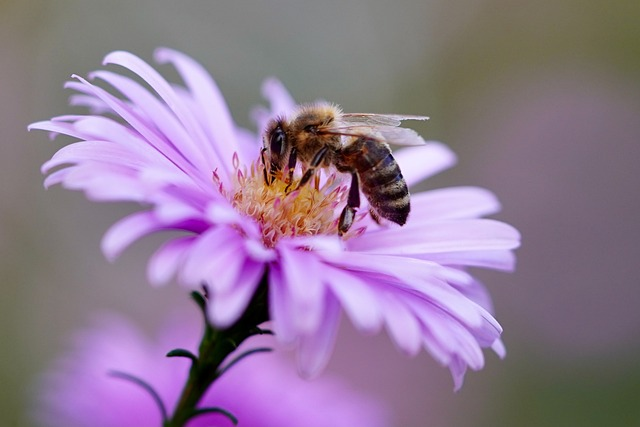
#> input picture code/computer_vision/01.OpenCV/img/bee.jpg, 640 x 427 px
$ jupyter execute 05.image_smoothing.ipynb
#> lines starting #> are read from the running program, lines starting #| are printed output that depends on the picture
- 코드 출처 : https://opencv-python.readthedocs.io/en/latest/index.html

[cell 1]
import numpy as np
import cv2

import matplotlib.pyplot as plt
plt.style.use('seaborn-v0_8-white')

# Image Smoothing (Image Blurring)

## Image Filtering

- 이미지도 음성 신호처럼 주파수로 표현할 수 있음

- 일반적으로 고주파는 밝기의 변화가 많은 곳, 즉 경계선 영역에서 나타나며, 일반적인 배경은 저주파로 나타냄

  - 이것을 바탕으로 고주파를 제거하면 Blur처리가 되며, 저주파를 제거하면 대상의 영역을 확인 가능

- Low-pass filter(LPF)와 High-pass filter(HPF)를 이용하여,
  LPF를 적용하면 노이즈제거나 blur처리를 할 수 있으며, HPF를 적용하면 경계선을 찾을 수 있음

- `cv2.filter2D()`
  - 일반적으로 많이 사용되는 필터

  - ex) $K = \frac{1}{25} \begin{vmatrix} 1 & 1 & 1 & 1 & 1 \\ 1 & 1 & 1 & 1 & 1 \\  1 & 1 & 1 & 1 & 1 \\ 1 & 1 & 1 & 1 & 1 \\ 1 & 1 & 1 & 1 & 1 \end{vmatrix}$

  <sub>[이미지 출처] https://pixabay.com/photos/bee-insect-flower-honey-bee-5618012/</sub>

[cell 2]
img = cv2.imread('./img/bee.jpg')
#> img is the input picture: shape (427, 640, 3); mean B, G, R 148.4, 123.2, 145.3

img.shape
#> Out = (427, 640, 3)

[cell 3]
img = cv2.cvtColor(img, cv2.COLOR_BGR2RGB)

[cell 4]
plt.imshow(img)
plt.show()

[cell 5]
kernel = np.ones((5, 5), np.float32) / 25

[cell 6]
kernel.shape

[cell 7]
kernel

[cell 8]
dst = cv2.filter2D(img, -1, kernel)

[cell 9]
plt.imshow(dst)
plt.show()

## Image Blurring
- low-pass filter를 이미지에 적용하여 얻을 수 있음

- 고주파영역을 제거함으로써 노이즈를 제거하거나 경계선을 흐리게 할 수 있음

- OpenCV에서 제공하는 blurring 방법
  - `Averaging`

  - `Gaussian Filtering`

  - `Median Filtering`

  - `Bilateral Filtering`

### Averaging
- Box형태의 kernel을 이미지에 적용한 후 평균값을 box의 중심점에 적용하는 형태

- `cv2.blur()` 또는 `cv2.boxFilter()`

- `cv2.blur()`
  - Parameters
    - `src` : Chennel수는 상관없으나,
        depth(Data Type)은 CV_8U, CV_16U, CV_16S, CV_32F or CV_64F.

    - `ksize` : kernel 사이즈(ex; (3,3))

  - ex)  $\ K = \frac{1}{9} \begin{vmatrix} 1 & 1 & 1 \\ 1 & 1 & 1 \\  1 & 1 & 1 \end{vmatrix}$

<br>

- 이미지의 Data Type
  - `CV_8U` : 8-bit unsigned integer: uchar ( 0..255 )

  - `CV_8S` : 8-bit signed integer: schar ( -128..127 )

  - `CV_16U` : 16-bit unsigned integer: ushort ( 0..65535 )

  - `CV_16S` : 16-bit signed integer: short ( -32768..32767 )

  - `CV_32S` : 32-bit signed integer: int ( -2147483648..2147483647 )

  - `CV_32F` : 32-bit floating-point number: float ( -FLT_MAX..FLT_MAX, INF, NAN )

  - `CV_64F` : 64-bit floating-point number: double ( -DBL_MAX..DBL_MAX, INF, NAN )

  - 일반적으로 Data Type과 채널수가 같이 표현이 되어 CV_8UC1 과 같이 표현
    (8bit unsiged integer이면서 채널이 1개)

[cell 10]
img = cv2.imread('./img/bee.jpg')

img.shape
#> Out = (427, 640, 3)

[cell 11]
img = cv2.cvtColor(img, cv2.COLOR_BGR2RGB)

[cell 12]
plt.title('Original')
plt.imshow(img)

plt.show()

[cell 13]
dst_1 = cv2.blur(img, (7, 7))
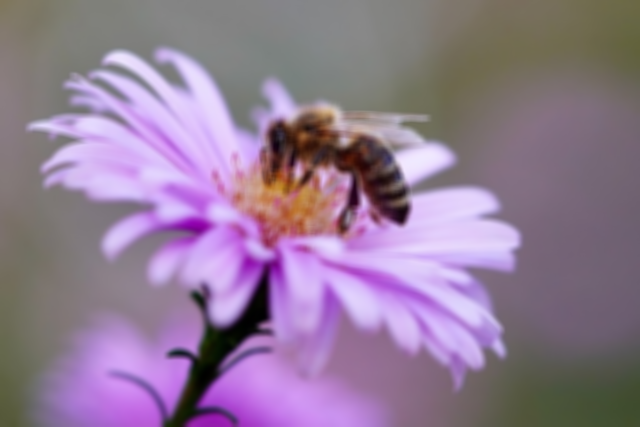
#> dst_1: shape (427, 640, 3); mean R, G, B 145.3, 123.2, 148.4

[cell 14]
plt.title('Average Blurring')
plt.imshow(dst_1)

plt.show()

### Gaussian Filtering

- box filter는 동일한 값으로 구성된 kernel을 사용하지만, Gaussian Filter는 Gaussian함수를 이용한 Kernel을 적용

  - kernel 행렬의 값을 Gaussian 함수를 통해서 수학적으로 생성하여 적용

- kernel의 사이즈는 양수이면서 홀수로 지정을 해야 됨

- 이미지의 Gaussian Noise (전체적으로 밀도가 동일한 노이즈, 백색노이즈)를 제거하는 데 가장 효과적

- `cv2.GaussianBlur()`

  - Parameters
    - `img` : Chennel수는 상관없으나, depth(Data Type)은 CV_8U, CV_16U, CV_16S, CV_32F or CV_64F

    - `ksize` : (width, height) 형태의 kernel size.
      width와 height는 서로 다를 수 있지만, 양수의 홀수로 지정해야 함

    - `sigmaX` : Gaussian kernel standard deviation in X direction.

[cell 15]
plt.title('Original')
plt.imshow(img)
plt.show()

[cell 16]
dst_2 = cv2.GaussianBlur(img, (5, 5), 0)

[cell 17]
plt.title('Gaussian Blur')
plt.imshow(dst_2)
plt.show()

### Median Filtering
- kernel window와 pixel의 값들을 정렬한 후에 중간값을 선택하여 적용

- salt-and-pepper noise 제거에 가장 효과적

- `cv2.medianBlur()`

  - Parameters
    - `src` : 1, 3, 4 channel image
      depth가 CV_8U, CV_16U, or CV_32F 이면 ksize는 3또는5, CV_8U이면 더 큰 ksize가능

    - `ksize` : 1보다 큰 홀수

[cell 18]
plt.title('Original')
plt.imshow(img)
plt.show()

[cell 19]
dst_3 = cv2.medianBlur(img, 9)

[cell 20]
plt.title('Median Blur')
plt.imshow(dst_3)
plt.show()

### Bilateral Filtering
- 위 3가지 Blur 방식은 경계선까지 Blur 처리가 되어, 경계선이 흐려지게 됨

-  Bilateral Filtering(양방향 필터)은 경계선을 유지하면서 Gaussian Blur처리를 해주는 방법

- `cv2.bilateralFilter()`

  - Parameters
    - `src` : 8-bit, 1 or 3 Channel image
    - `d` : filtering시 고려할 주변 pixel 지름

    - `sigmaColor` : Color를 고려할 공간. 숫자가 크면 멀리 있는 색도 고려

    - `sigmaSpace` : 숫자가 크면 멀리 있는 pixel도 고려

[cell 21]
plt.title('Original')
plt.imshow(img)
plt.show()

[cell 22]
dst_4 = cv2.bilateralFilter(img, 9, 75, 75)

[cell 23]
plt.title('Bilateral Filtering')
plt.imshow(dst_4)
plt.show()

[cell 24]
plt.figure(figsize=(20, 10))
imgs = [img, dst_1, dst_2, dst_3, dst_4]
titles = ['Original', 'Blur(7x7)', 'Gaussian Blur(5x5)', 'Median Blur', 'Bilateral']

for i in range(5):
    plt.subplot(1, 5, i + 1)
    plt.imshow(imgs[i])
    plt.title(titles[i])
    plt.xticks([])
    plt.yticks([])

plt.show()
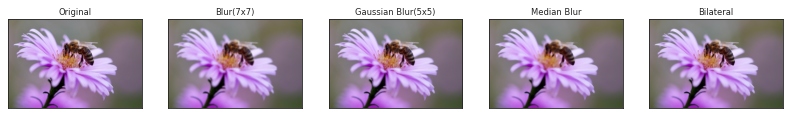
#> figure drawn by matplotlib, 5 panels

$ run again, with code/computer_vision/01.OpenCV/img/cat.jpg copied over code/computer_vision/01.OpenCV/img/bee.jpg
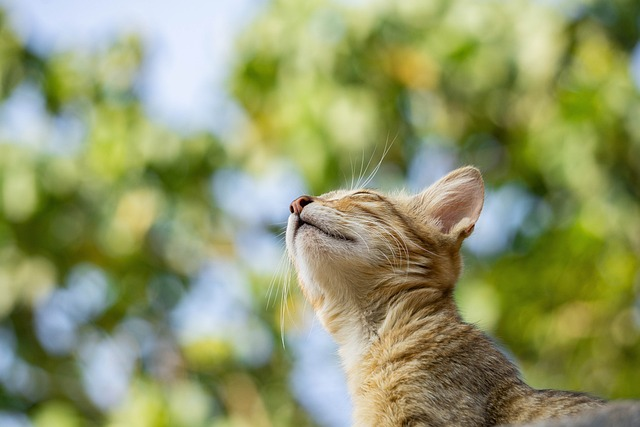
#> input picture code/computer_vision/01.OpenCV/img/cat.jpg, 640 x 427 px
#> img is the input picture: shape (427, 640, 3); mean B, G, R 106.8, 152.8, 145.6
#> `dst_3 = cv2.medianBlur(img, 9)`:
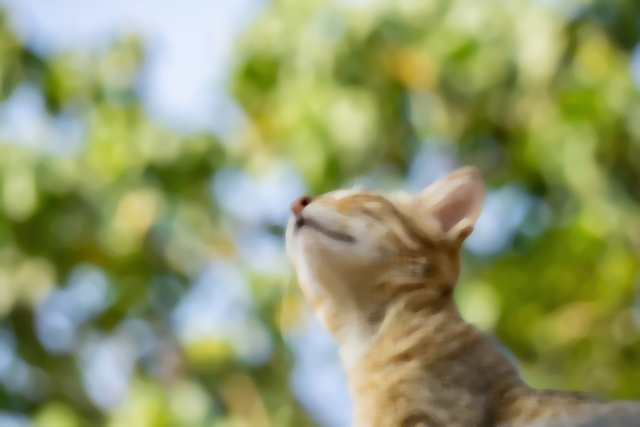
#> dst_3: shape (427, 640, 3); mean R, G, B 145.8, 153, 106.9

$ run again, with code/computer_vision/01.OpenCV/img/dog_1.jpg copied over code/computer_vision/01.OpenCV/img/bee.jpg
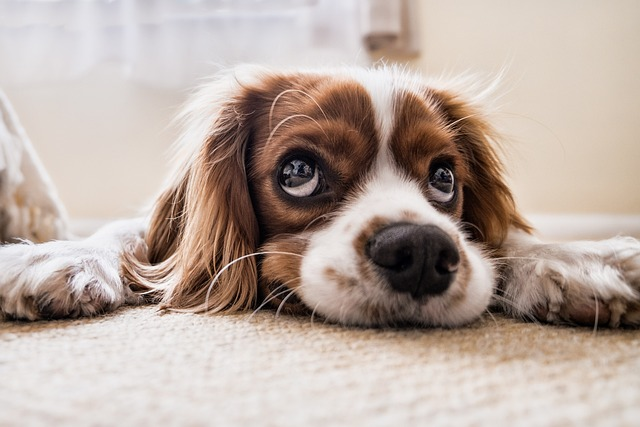
#> input picture code/computer_vision/01.OpenCV/img/dog_1.jpg, 640 x 427 px
#> img is the input picture: shape (427, 640, 3); mean B, G, R 161.7, 170.4, 185.9
#> `dst_1 = cv2.blur(img, (7, 7))`:
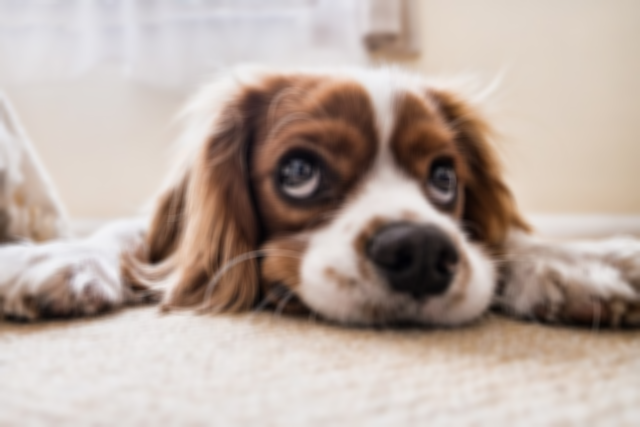
#> dst_1: shape (427, 640, 3); mean R, G, B 185.9, 170.4, 161.7
